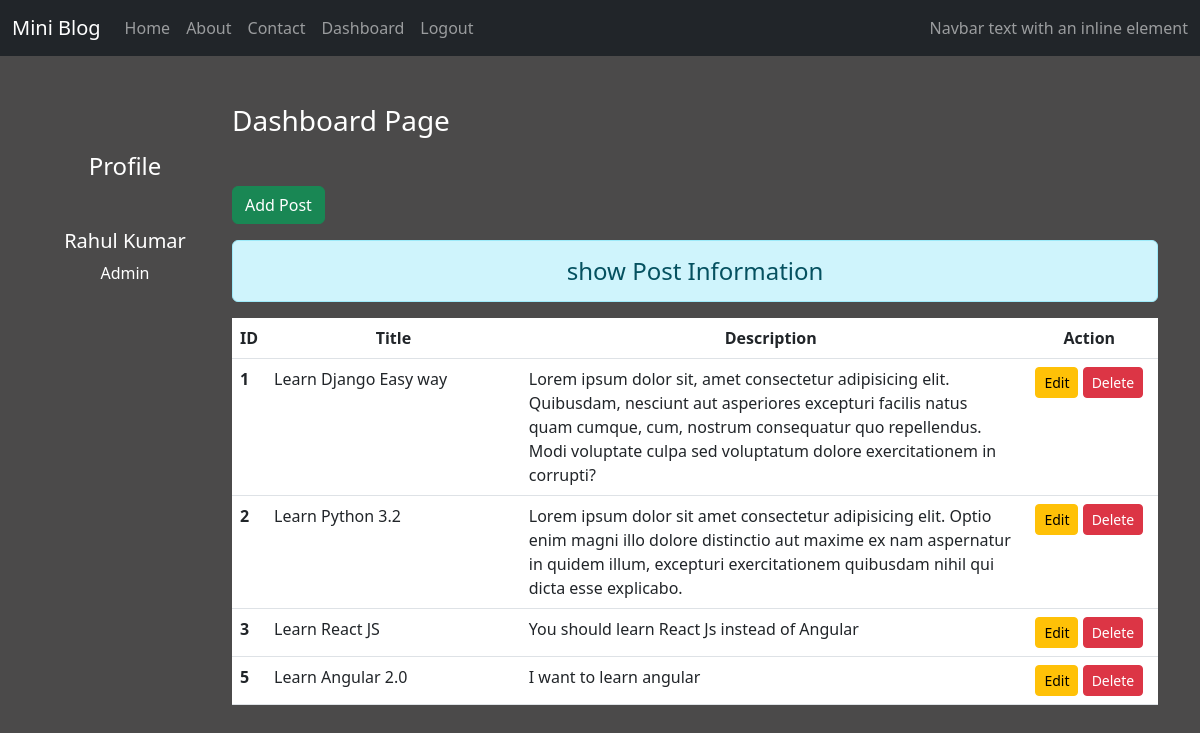
The page /dashboard/ (signed in) on the database its author committed.
### blog/models.py (models this page shows)
class Post(models.Model):
    title=models.CharField(max_length=150)
    desc=models.TextField()

### blog/views.py (the view)
# urls.py: path('dashboard/', views.dashboard, name='dashboard'),
def dashboard(request):
    if request.user.is_authenticated:
        posts = Post.objects.all()
        user=request.user
        full_name = user.get_full_name()
        gps=user.groups.all()
        return render(request, 'blog/dashboard.html', {'posts':posts, 'full_name':full_name, 'groups':gps})
    else:
        return HttpResponseRedirect('/login/')

### blog/templates/blog/dashboard.html (shortened to what this page needs)
{% extends 'blog/base.html' %}
{% load static %}
{% block side %}
 <div class="col-sm-2 text-white my-5 text-center">
    <h4 class="my-5">Profile</h4>
    <h5>{{full_name}}</h5>
    {% for group in groups %}
        <p>{{group.name}}</p>
    {% endfor %}
 </div>
{% endblock %}
{% block content %}
  <div class="col-sm-10">
    <h3 class="text-white my-5">Dashboard Page</h3>
    <a href="{% url 'addpost' %}" class="btn btn-success">Add Post</a>
    <h4 class="text-center alert alert-info mt-3">show Post Information</h4>
    {% if posts %}
        <table class="table table-hover bg-white">
            <thead>
                <tr class="text-center">
                    <th scope="col" style="width:2%">ID</th>
                    <th scope="col" style="width:28%">Title</th>
                    <th scope="col" style="width:55%">Description</th>
                    <th scope="col" style="width:15%">Action</th>
                </tr>
            </thead>
            <tbody>
                {% for post in posts %}
                  <tr>
                    <th scope="row">{{post.id}}</th>
                    <td>{{post.title}}</td>
                    <td>{{post.desc}}</td>
                    <td class="text-center">
                        <a href="{% url 'updatepost' post.id %}" class="btn btn-warning btn-sm">Edit</a>
                        {% if perms.blog.delete_post %}
                            <form action="{% url 'deletepost' post.id %}" method="POST" class="d-inline">
                                <input type="submit" class="btn btn-danger btn-sm" value="Delete">
                            </form>
                        {% endif %}
                    </td>
                  </tr>
                {% endfor %}
            </tbody>
        </table>
    {% else %}
      <h4 class="text-center alert alert-warning">No records</h4>
    {% endif %}
  </div>
{% endblock %}

### blog/templates/blog/base.html (shortened to what this page needs)
<!DOCTYPE html>
{% load static %}
<html lang="en">
<head>
    <link rel="stylesheet" href="{% static 'blog/css/bootstrap.css' %}">
    <link rel="stylesheet" href="{% static 'blog/css/style.css' %}">
</head>
<body>
    <div class="container-fluid bg-dark">
        {% include 'blog/navbar.html' %}
    </div>
    <div class="container">
        <div class="row">
            {% block side %}
            {% endblock side %}
            {% block content %}
            {% endblock content %}
        </div>
    </div>
</body>
</html>

### blog/templates/blog/navbar.html (shortened to what this page needs)
<nav class="navbar navbar-expand-lg navbar-dark bg-dark">
    <a class="navbar-brand" href="#">Mini Blog</a>
    <div class="collapse navbar-collapse" id="navbarText">
    <ul class="navbar-nav me-auto mb-2 mb-lg-0">
        <li class="nav-item">
        <a class="nav-link" href="/">Home</a>
        </li>
        <li class="nav-item">
        <a class="nav-link" href="{% url 'about' %}">About</a>
        </li>
        <li class="nav-item">
        <a class="nav-link" href="{% url 'contact' %}">Contact</a>
        </li>
        {% if request.user.is_authenticated %}
            <li class="nav-item">
            <a class="nav-link" href="{% url 'dashboard' %}">Dashboard</a>
            </li>
            <li class="nav-item">
            <a class="nav-link" href="{% url 'logout' %}">Logout</a>
            </li>
        {% endif %}
    </ul>
    <span class="navbar-text">
        Navbar text with an inline element
    </span>
    </div>
  </nav>

### blog/static/blog/css/style.css (style rules this page uses)
body { background-color: rgb(75, 74, 74); color:antiquewhite; }

### rows shown on the page
Post: id "1", title "Learn Django Easy way", desc "Lorem ipsum dolor sit, amet consectetur adipisicing elit. Quibusdam, nesciunt aut asperiores excepturi facilis natus quam cumque, cum, nostrum consequatur quo repellendus. Modi voluptate culpa sed voluptatum dolore exercitationem in corrupti?"
Post: id "2", title "Learn Python 3.2", desc "Lorem ipsum dolor sit amet consectetur adipisicing elit. Optio enim magni illo dolore distinctio aut maxime ex nam aspernatur in quidem illum, excepturi exercitationem quibusdam nihil qui dicta esse explicabo."
Post: id "3", title "Learn React JS", desc "You should learn React Js instead of Angular"
Post: id "5", title "Learn Angular 2.0", desc "I want to learn angular"

### other values the page prints
{{ full_name }} "Rahul Kumar"
{{ group.name }} "Admin"
